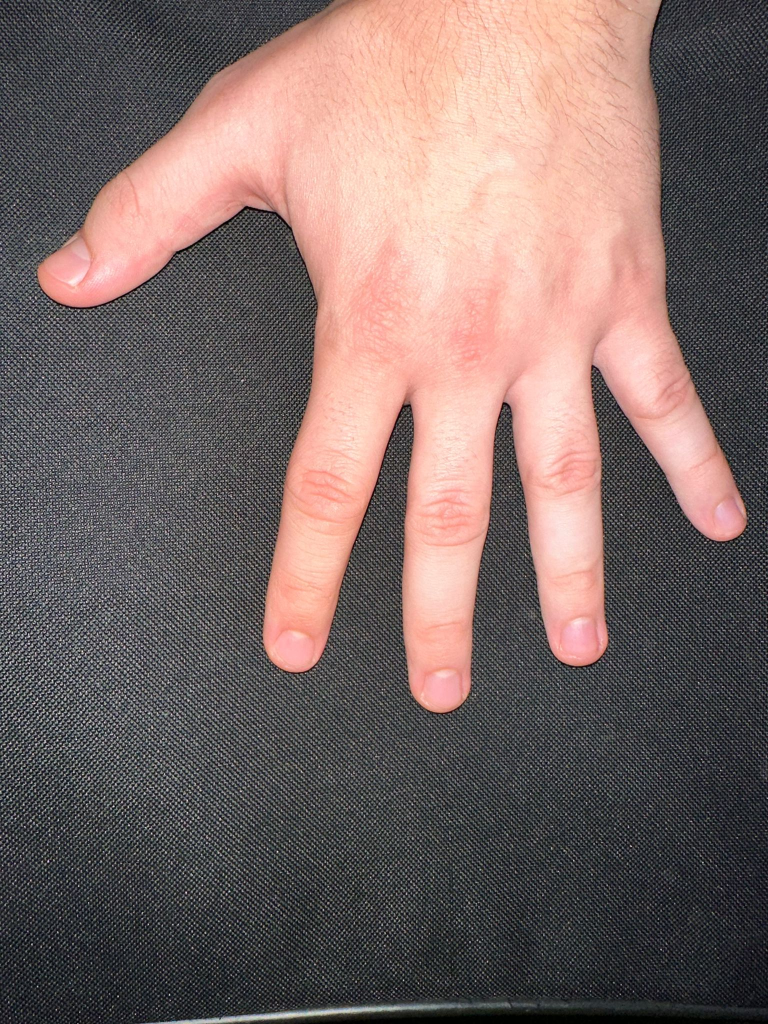
%> input picture baza_de_date_initiale/bogdan.jpg, 1536 x 2048 px (shown at 1/2 size); its folder holds only this picture in this run
$ octave INCERCAREA_REUSITAAAA.m   (GNU Octave 9; MATLAB toolbox functions it lacks are replaced by stand-ins)
%> lines starting %> are read from the running program, lines starting %| are printed output that depends on the picture; in (x1, y1, x2, y2) boxes, pixels count from 0 and x2, y2 are one past the last pixel; in counts of white or black regions, pixels touching at a corner belong together; the program's own positions count from 1
clc
close all
clearvars

lista=dir("D:\anul4 sem1\proiect_ai\baza_de_date_initiale\*.jpg");

for i=1:length(lista)
    im=imread([lista(i).folder,'\',lista(i).name]); % se citeste fiecare imag in parte
%> im is the input picture: size 2048x1536x3 uint8; mean R, G, B 121.6, 103.9, 101.1

im=double(im);
%> im: size 2048x1536x3 double
im(1635:end,:,:)=60; % in zona aia era un colt de mapa care era luat ca facand parte
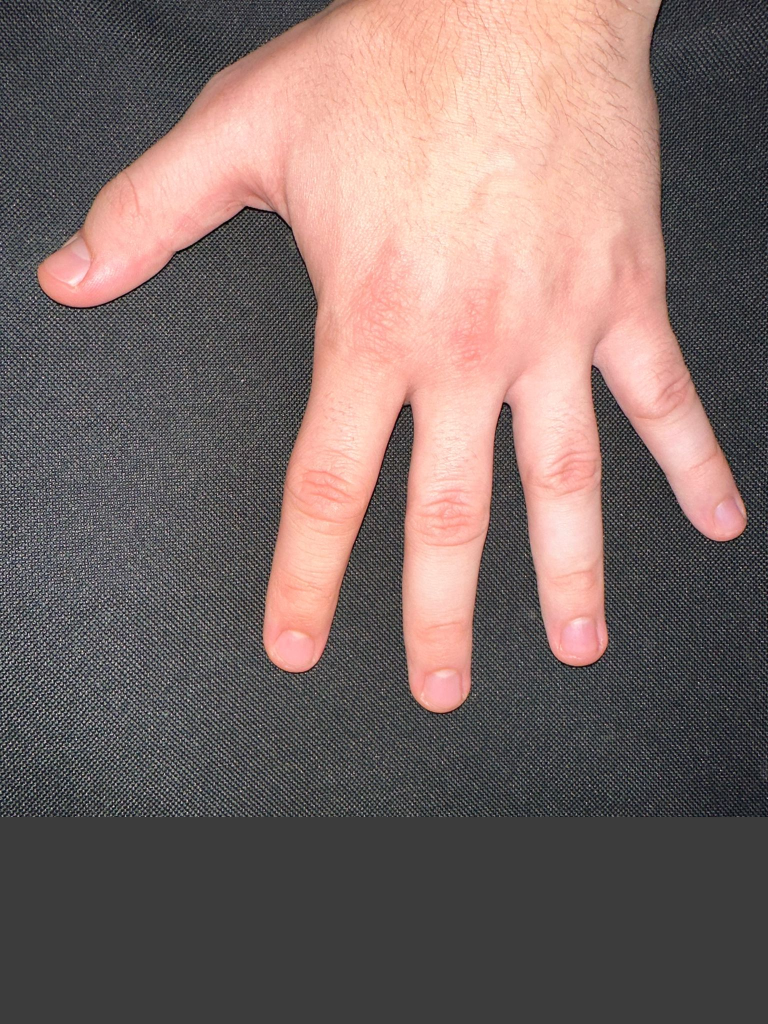
%> im: size 2048x1536x3 double (shown at 1/2 size); mean R, G, B 123.9, 105.7, 102.3
%din acelasi cluster ca mana
figure(i),subplot(2,2,1),imshow(uint8(im))
R=im(:,:,1);
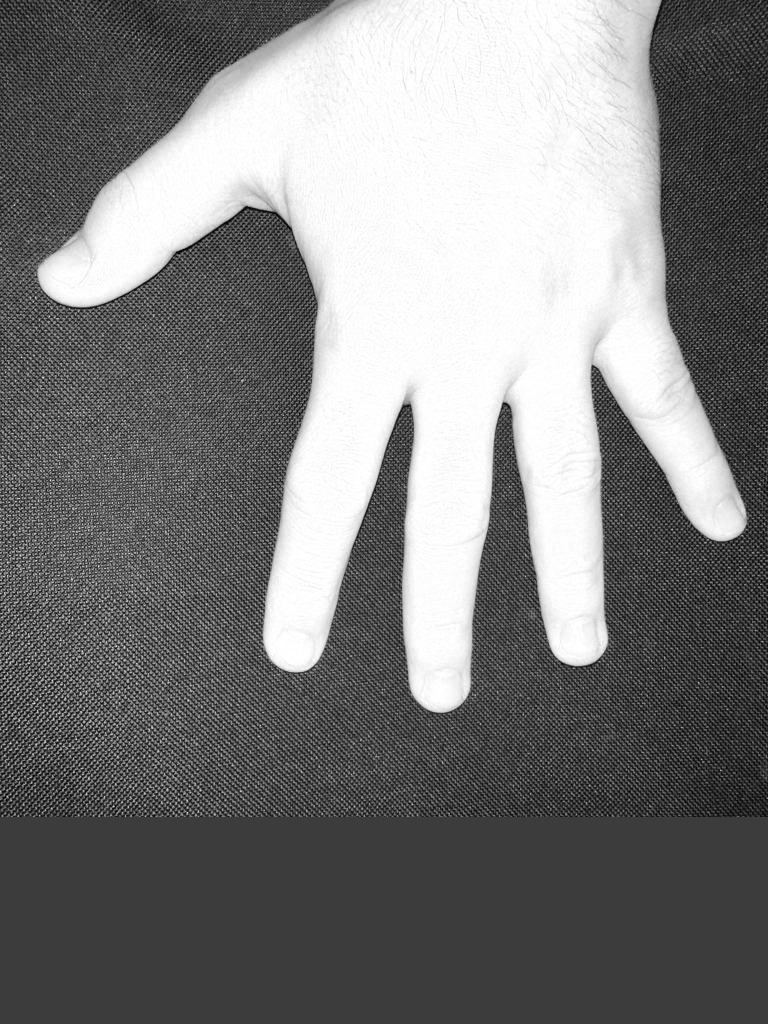
%> R: size 2048x1536 double (shown at 1/2 size); min 0, max 255, mean 123.9
G=im(:,:,2);
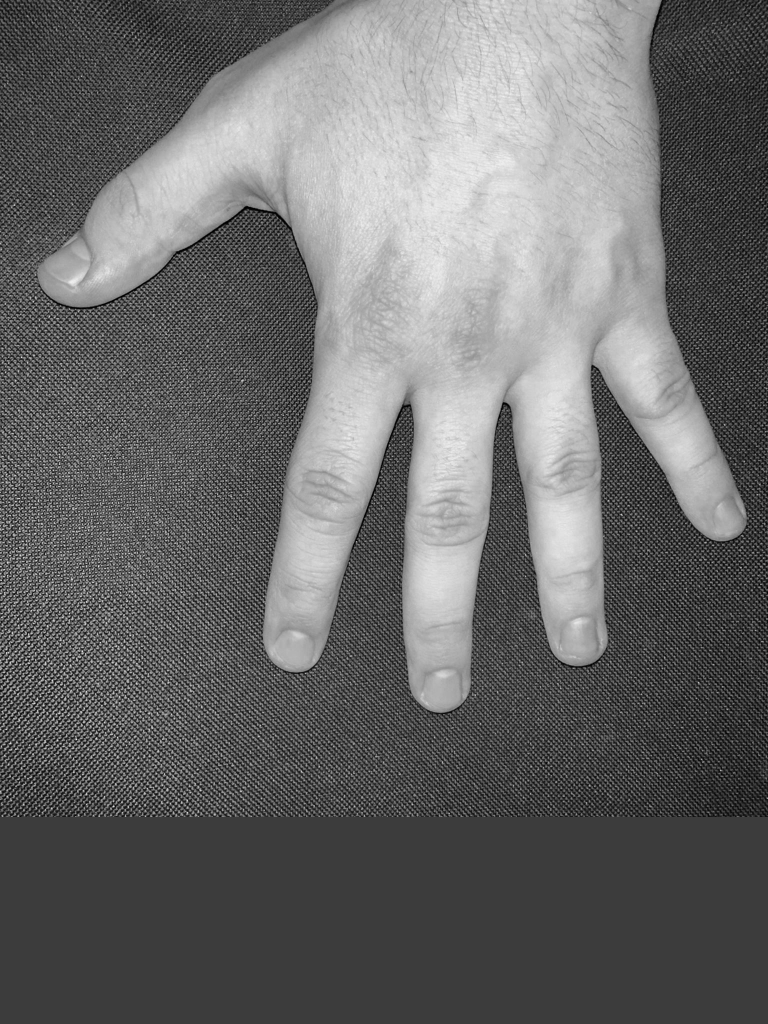
%> G: size 2048x1536 double (shown at 1/2 size); min 0, max 255, mean 105.7
B=im(:,:,3);

P=[R(:),G(:),B(:)]; % un vector care contine toate planurile (R,G,B)
indx=kmeans(P,2); % am aplicat kmeans pt toate planurile la un loc si i-am spus
% sa imi gaseasca 2 clustere (2-ul a fost ales arbitrar pentru ca poza a
% fost facuta pe un fundal negru), pe care le a gasit in functie de culoari

im1=reshape(indx,[size(im,1),size(im,2)]);%am creeat o imagine din etichetele
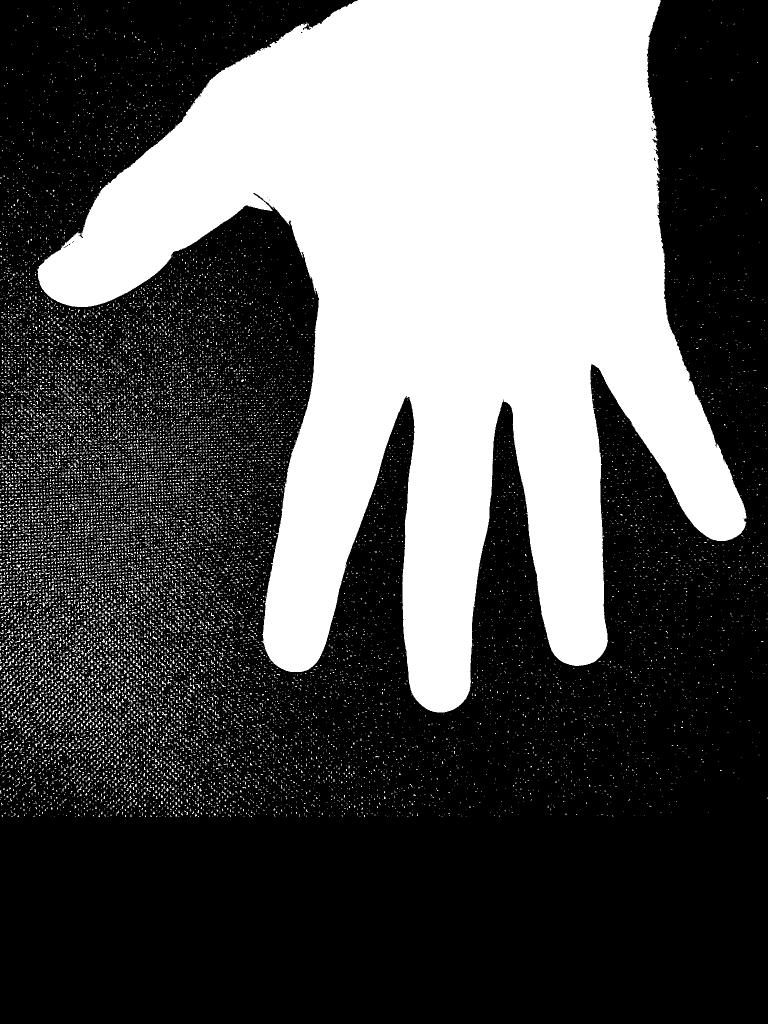
%> im1: size 2048x1536 double (shown at 1/2 size); values 1 (black) and 2 (white), 34.6% white; 16698 white regions (16153 under 20 px), largest, box (x1, y1, x2, y2) and area: (75, 0, 1493, 1425) 987626, (72, 1418, 90, 1440) 65, (76, 1355, 88, 1370) 62
%puse de kmeans
%urmeaza colorarea obiectului de interes mana cu alb 1L si a fundalului cu
%negru 0L
im2=zeros(size(im1));
for i1=1:size(im,1)
    for j=1:size(im,2)

        if im1(i1,j)==im1(357,843) %o valoare la care se afla palma la fiecare
            % dintre poze
            im2(i1,j)=1;

        end

    end
end


subplot(2,2,2),imshow(im2),title(['mana nr ',num2str(i)])
% se va afisa imaginea cu numarul mainii ca titlu
% fiecare nr al mainii din primele 5 imagini reprezinta o mana diferita
% pt numele persoanelor vezi folderul din linkul de sus


[A,B]=bwboundaries(im2,'noholes');
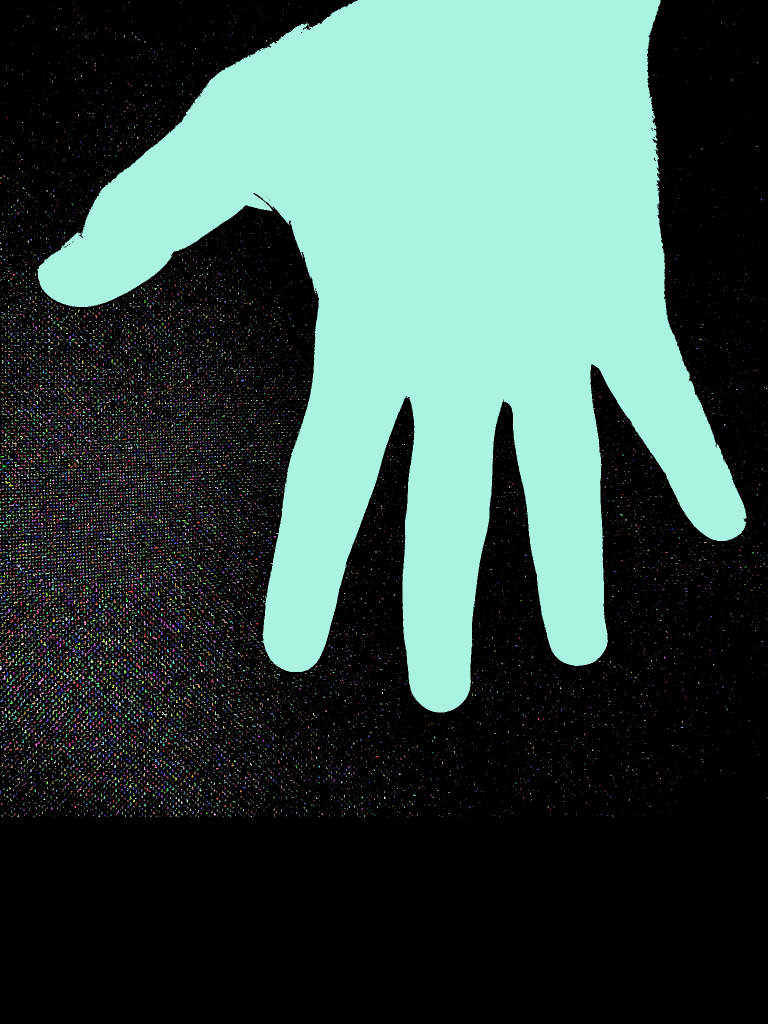
%> B: size 2048x1536 double (shown at 1/2 size); 16699 distinct labels, from 0 to 16698; one colour per label, 0 black
%> A = 16698 boundaries

contur=A{B(350,950)}; % 350,950 alta valoare la care stim sigur ca avem mana
% in fiecare poza
Y=contur(:,1);
%> Y = 8027 values, max 1425 at index 5079, min 1 at index 977, mean 736.1
X=contur(:,2);
%> X = 8027 values, max 1493 at index 2755, min 76 at index 1, mean 872.6
C=X+1i*Y;
subplot(2,2,3),plot(C),axis('ij') % afisam conturul calculat
F=fft(C); % calculul TFD
%> (the run ends here)
